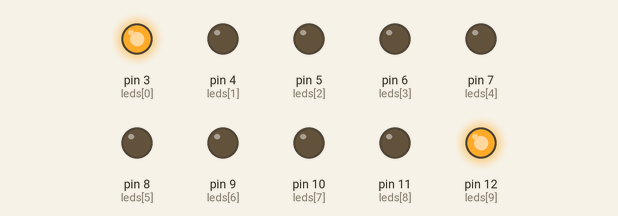
Simulated run of this sketch. Board: Arduino Uno, built with avr-gcc and run on an emulated ATmega328P. On the bench: output pins drawn as LEDs (lit = HIGH).

Above: at 0.6 s.
At 1.7 s:
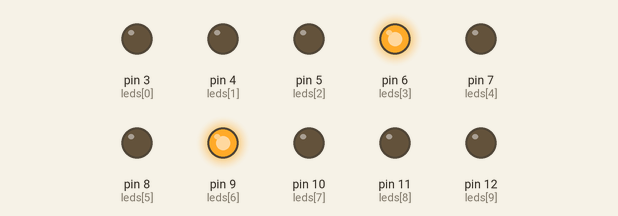
At 1.9 s:
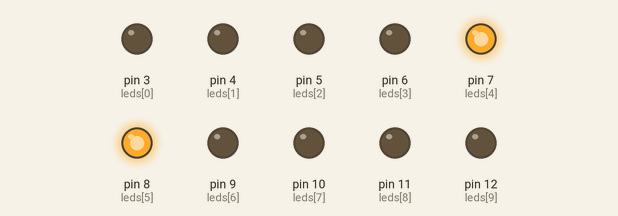
At 2.3 s:
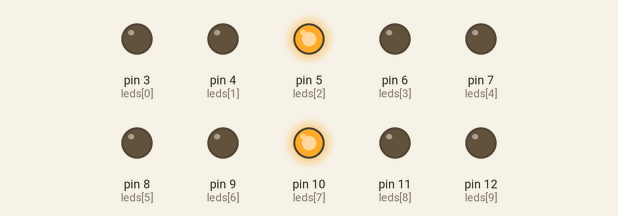
At 5.1 s:
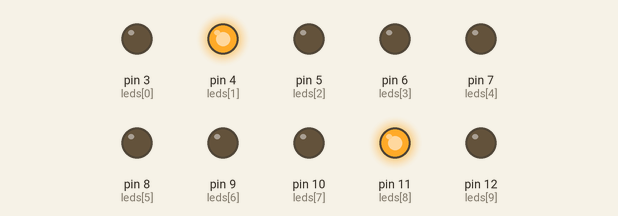
Timing chart, 0 to 6.0 s (numbered marks = the images above):
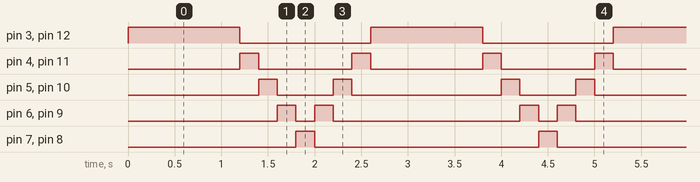

The sketch:

leds_que_se_encontram.ino
```cpp
/* LEDs que se Encontram no meio
Exercicios com Leds
Aqui estamos usando 10 leds e fazemos com que os dois ultimos leds
iniciem acessos e sigam avancando um em direcao ao outro ate que se
encontrem no meio e depois retornem a ponta.*/

int leds[] = {3,4,5,6,7,8,9,10,11,12};

byte maior = 9; //define a posicao inicial do ultimo led a esquerda
byte menor = 0; //define a posicao inicial do ultimo led a diretira
byte direction_menor = 1; //seta o ponteiro para contagem de + ou -
byte direction_maior = 1; //seta o ponteiro para contagem de + ou -

void setup(){
  for (byte x=0; x<10; x++){
    pinMode(leds[x], OUTPUT);
  }
}

void loop(){
  pisca();
}

void pisca(){

  for (byte x=0; x<10; x++){ //inicia apagando todo mundo
    digitalWrite(leds[x], LOW);
    }

    digitalWrite(leds[maior], HIGH); //acende os leds das pontas
    digitalWrite(leds[menor], HIGH);
    delay(200);

    //quando o ponteiro estiver no ultimo led maior comeca a diminuir
    if (maior == 9){ delay(500);direction_maior = -1;}

    //quando o ponteiro estiver no ultime led menor comeca a subir
    if (menor == 0){ delay(500);direction_menor = 1;}

    if (maior == 5){direction_maior = 1;}
    if (menor == 4){direction_menor = -1;}

    maior += direction_maior; //incrementa os ponteiros
    menor += direction_menor;
}
```

Measured:
- by itself, pin 3 (leds[0]), pin 12 (leds[9]): alternates HIGH for 1.2 s and LOW for 1.4 s
- by itself, pin 4 (leds[1]), pin 11 (leds[8]): repeats every 2.6 s: LOW 1.0 s, HIGH 0.20 s, LOW 1.2 s, HIGH 0.20 s
- by itself, pin 5 (leds[2]), pin 10 (leds[7]): repeats every 2.6 s: LOW 0.60 s, HIGH 0.20 s, LOW 1.6 s, HIGH 0.20 s
- by itself, pin 6 (leds[3]), pin 9 (leds[6]): repeats every 2.6 s: LOW 0.20 s, HIGH 0.20 s, LOW 2.0 s, HIGH 0.20 s
- by itself, pin 7 (leds[4]), pin 8 (leds[5]): alternates HIGH for 0.20 s and LOW for 2.4 s
